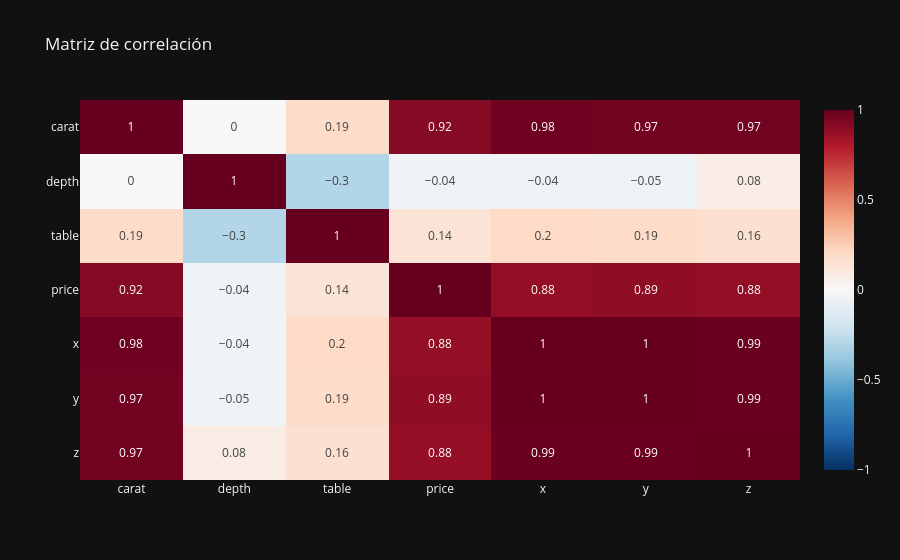

Notebook cell for this chart:
### Code cell
# 2.6 Matriz de correlación (numéricas)
num_cols = df.select_dtypes(include='number').columns.tolist()
if len(num_cols) >= 2:
    corr = df[num_cols].corr(numeric_only=True).round(2)
    fig = px.imshow(corr, color_continuous_scale='RdBu_r', zmin=-1, zmax=1, aspect='auto',
                    text_auto=(len(num_cols) <= 12), title='Matriz de correlación')
    fig.show()
else:
    print('Pocas numéricas para correlación.')

### Figure 1 — Plotly figure (JSON) as saved in the notebook; plotly's stock layout.template omitted (floating-point values rounded to 4 significant figures)
{"data": [{"coloraxis": "coloraxis", "hovertemplate": "x: %{x}<br>y: %{y}<br>color: %{z}<extra></extra>", "name": "0", "texttemplate": "%{z}", "type": "heatmap", "x": ["carat", "depth", "table", "price", "x", "y", "z"], "xaxis": "x", "y": ["carat", "depth", "table", "price", "x", "y", "z"], "yaxis": "y", "z": [[1.0, 0.0, 0.19, 0.92, 0.98, 0.97, 0.97], [0.0, 1.0, -0.3, -0.04, -0.04, -0.05, 0.08], [0.19, -0.3, 1.0, 0.14, 0.2, 0.19, 0.16], [0.92, -0.04, 0.14, 1.0, 0.88, 0.89, 0.88], [0.98, -0.04, 0.2, 0.88, 1.0, 1.0, 0.99], [0.97, -0.05, 0.19, 0.89, 1.0, 1.0, 0.99], [0.97, 0.08, 0.16, 0.88, 0.99, 0.99, 1.0]]}], "layout": {"coloraxis": {"cmax": 1, "cmin": -1, "colorscale": [[0.0, "rgb(5,48,97)"], [0.1, "rgb(33,102,172)"], [0.2, "rgb(67,147,195)"], [0.3, "rgb(146,197,222)"], [0.4, "rgb(209,229,240)"], [0.5, "rgb(247,247,247)"], [0.6, "rgb(253,219,199)"], [0.7, "rgb(244,165,130)"], [0.8, "rgb(214,96,77)"], [0.9, "rgb(178,24,43)"], [1.0, "rgb(103,0,31)"]]}, "title": {"text": "Matriz de correlación"}, "xaxis": {"anchor": "y", "domain": [0.0, 1.0]}, "yaxis": {"anchor": "x", "autorange": "reversed", "domain": [0.0, 1.0]}}}
